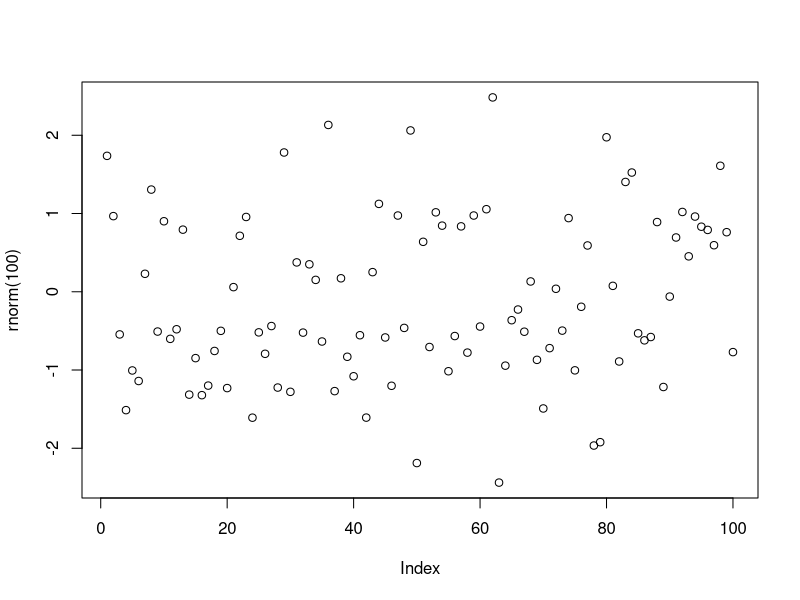

Here is the R script that generated this plot:
## ---- chunk 1
knitr::opts_chunk$set(echo = TRUE)
## ---- chunk 2
mtcars[1:5,]
## ---- chunk 3
library(knitr)
kable(mtcars[1:5,])
## ---- chunk 4
plot(rnorm(100))
